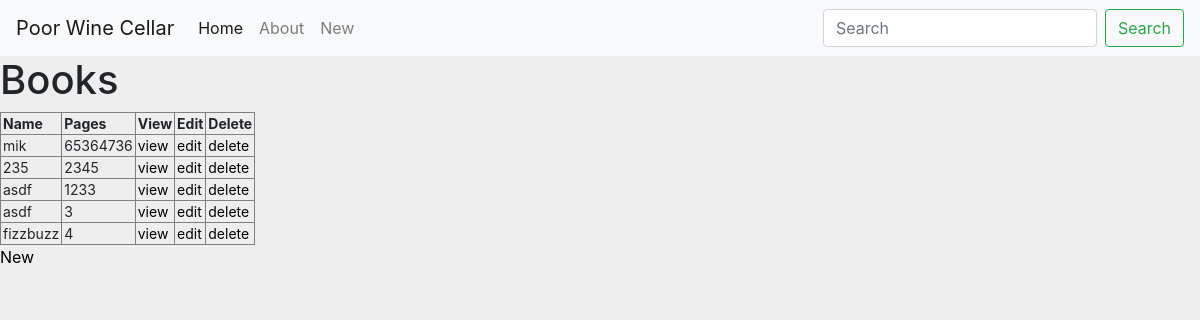
The page /books/ on the database its author committed.
### books/models.py (models this page shows, shortened)
class Book(models.Model):
    name = models.CharField(max_length=200)
    pages = models.IntegerField()

### books/views.py (the view)
# urls.py: path('', views.BookList.as_view(), name='book_list'),
class BookList(ListView):
    model = Book

### books/templates/books/book_list.html (shortened to what this page needs)
{% load static %}
<!doctype html>
<html lang="en">
  <head>
    <link rel="stylesheet" href="https://use.fontawesome.com/releases/v5.0.10/css/all.css">
    <link rel="stylesheet" type="text/css" href="{% static 'wine/bootstrap4/css/bootstrap.css' %}" />
    <link rel="stylesheet" type="text/css" href="{% static 'wine/style.css' %}" />
    <body>
    <nav class="navbar navbar-expand-lg navbar-light bg-light">
      <a class="navbar-brand" href="/">Poor Wine Cellar</a>
      <div class="collapse navbar-collapse" id="navbarTogglerDemo02">
        <ul class="navbar-nav mr-auto mt-2 mt-lg-0">
          <li class="nav-item active">
            <a class="nav-link" href="#">Home</a>
          </li>
          <li class="nav-item">
            <a class="nav-link" href="#">About</a>
          </li>
          <li class="nav-item">
            <a class="nav-link" href="#">New</a>
          </li>
        </ul>
        <form class="form-inline my-2 my-lg-0">
          <input class="form-control mr-sm-2" type="search" placeholder="Search">
          <button class="btn btn-outline-success my-2 my-sm-0" type="submit">Search</button>
        </form>
      </div>
    </nav>
    </body>
</html>
<h1>Books</h1>
<table border="1">
<thead>
    <tr>
    <th>Name</th>
    <th>Pages</th>
    <th>View</th>
    <th>Edit</th>
    <th>Delete</th>
    </tr>
</thead>
<tbody>
    {% for book in object_list %}
    <tr>
    <td>{{ book.name }}</td>
    <td>{{ book.pages }}</td>
    <td><a href="{% url "book_view" book.id %}">view</a></td>
    <td><a href="{% url "book_edit" book.id %}">edit</a></td>
    <td><a href="{% url "book_delete" book.id %}">delete</a></td>
    </tr>
    {% endfor %}
</tbody>
</table>
<a href="{% url "book_new" %}">New</a>

### wine/static/wine/style.css (style rules this page uses)
body,html { background-color: #eee; }
th, td, p { padding: 2px; font-size: 14px; }
a { color: black; font-color: black; text-decoration: none; }
a, a:link, visited { font-color: black; text-decoration: none; }

### rows shown on the page
Book: name "mik", pages "65364736"
Book: name "235", pages "2345"
Book: name "asdf", pages "1233"
Book: name "asdf", pages "3"
Book: name "fizzbuzz", pages "4"
